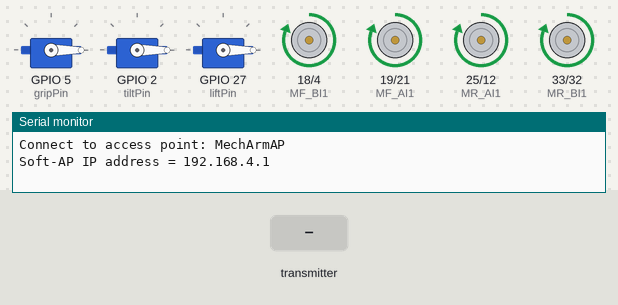
Recording of a sketch running on a simulated ESP32. On the bench: 3 × servo, motor-driver pin pairs drawn as motors (green arrow = first pin HIGH = forward, orange = second pin HIGH = backward, longer = more drive), the last lines printed to the serial monitor. The inputs (shaded band) are chosen by the test bench.

Above: at 1.2 s.
1.3 s: the transmitter starts sending valY = 1024
At 1.8 s:
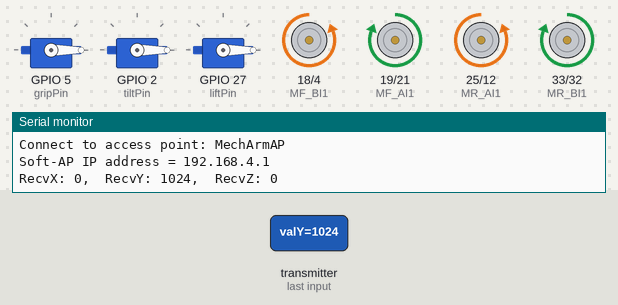
2.8 s: the transmitter starts sending valX = 1024
At 4.0 s:
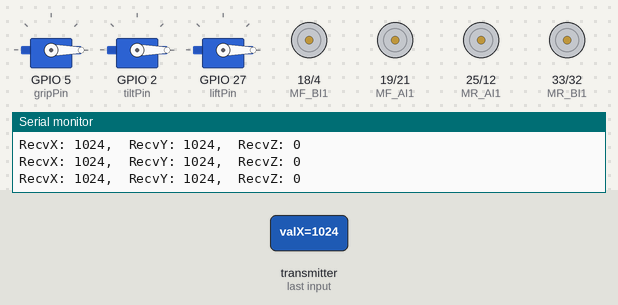
4.3 s: the transmitter starts sending valX = 4095
At 5.3 s:
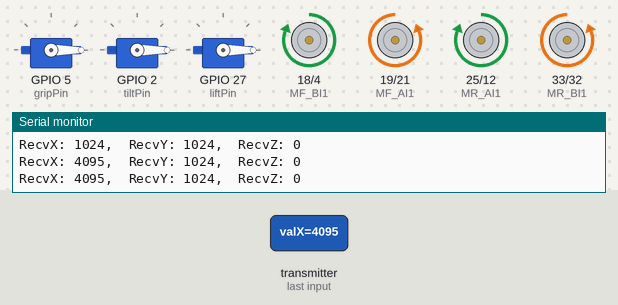
5.8 s: the transmitter starts sending valY = 4095
At 6.4 s:
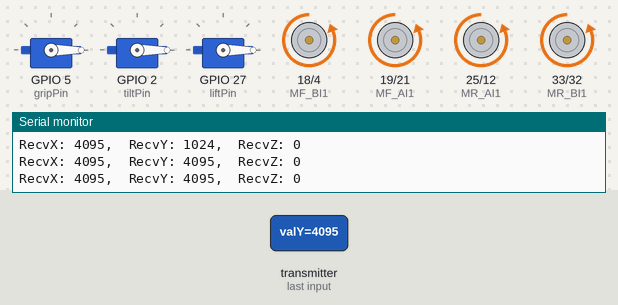
8.8 s: the transmitter starts sending valY = 0
At 9.8 s:
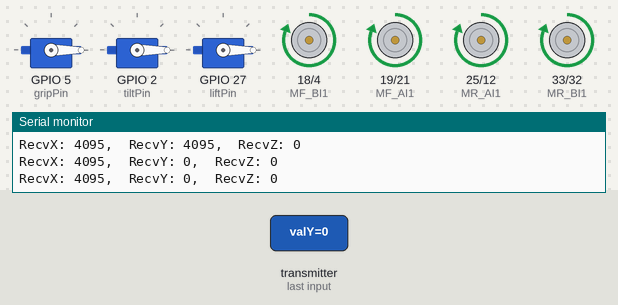
Timing chart, 0 to 11.3 s (numbered marks = the images above; inputs shaded):
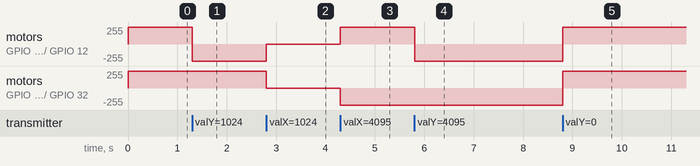

Measured:
- after the input at 1.3 s, motor on GPIO 18 (MF_BI1) / GPIO 4 (MF_BI2), motor on GPIO 25 (MR_AI1) / GPIO 12 (MR_AI2): forward 255/255 → backward 255/255 at once
- after the input at 2.8 s, motor on GPIO 18 (MF_BI1) / GPIO 4 (MF_BI2), motor on GPIO 25 (MR_AI1) / GPIO 12 (MR_AI2): backward 255/255 → stopped at once; motor on GPIO 19 (MF_AI1) / GPIO 21 (MF_AI2), motor on GPIO 33 (MR_BI1) / GPIO 32 (MR_BI2): forward 255/255 → stopped at once
- after the input at 4.3 s, motor on GPIO 18 (MF_BI1) / GPIO 4 (MF_BI2), motor on GPIO 25 (MR_AI1) / GPIO 12 (MR_AI2): stopped → forward 255/255 at once; motor on GPIO 19 (MF_AI1) / GPIO 21 (MF_AI2), motor on GPIO 33 (MR_BI1) / GPIO 32 (MR_BI2): stopped → backward 255/255 at once
- after the input at 5.8 s, motor on GPIO 18 (MF_BI1) / GPIO 4 (MF_BI2), motor on GPIO 25 (MR_AI1) / GPIO 12 (MR_AI2): forward 255/255 → backward 255/255 at once
- after the input at 8.8 s, motor on GPIO 18 (MF_BI1) / GPIO 4 (MF_BI2), motor on GPIO 19 (MF_AI1) / GPIO 21 (MF_AI2), motor on GPIO 25 (MR_AI1) / GPIO 12 (MR_AI2), motor on GPIO 33 (MR_BI1) / GPIO 32 (MR_BI2): backward 255/255 → forward 255/255 at once

The sketch:

mecharmM_recv.ino
```cpp
// Import required libraries
#include <WiFi.h>
#include <AsyncTCP.h>
#include <ESPAsyncWebServer.h>
#include <ESP32Servo.h>
#include <esp_now.h>


Servo gripper;  // create servo object to control a servo
Servo tilter;  // create servo object to control a servo
Servo lifter;  // create servo object to control a servo


// Structure to receive data, matches sender structure
typedef struct struct_message {
  int valX;
  int valY;
  bool valZ;
} struct_message;

// Create a struct_message called jsData
struct_message jsData;

// callback function that will be executed when data is received
void OnDataRecv(const uint8_t * mac, const uint8_t *incomingData, int len) {
  memcpy(&jsData, incomingData, sizeof(jsData));
  //Serial.print("Bytes received: ");
  //Serial.println(len);
  Serial.print("RecvX: ");
  Serial.print(jsData.valX);
  Serial.print(",  RecvY: ");
  Serial.print(jsData.valY);
  Serial.print(",  RecvZ: ");
  Serial.println(jsData.valZ);

  //Pass recieved values to local variables and print
  // int valueX = jsData.valX;
  // int valueY = jsData.valY;
  // int valueZ = jsData.valZ;
}

// AP connection - Replace with your network credentials
const char* ssid = "MechArmAP";
const char* password = "12345678";

//Motor Connections
// Right Front Motor
#define MF_AI1 19
#define MF_AI2 21

// Left Front Motor
#define MF_BI1 18
#define MF_BI2 4

// Right Rear Motor
#define MR_AI1 25
#define MR_AI2 12

// Left Rear Motor
#define MR_BI1 33
#define MR_BI2 32

//motor direction control
const byte MEC_STRAIGHT_FORWARD = B10101010;
const byte MEC_STRAIGHT_BACKWARD = B01010101;
const byte MEC_SIDEWAYS_RIGHT = B01101001;
const byte MEC_SIDEWAYS_LEFT = B10010110;
const byte MEC_DIAGONAL_45 = B00101000;
const byte MEC_DIAGONAL_135 = B10000010;
const byte MEC_DIAGONAL_225 = B00010100;
const byte MEC_DIAGONAL_315 = B01000001;
const byte MEC_PIVOT_RIGHT_FORWARD = B00100010;
const byte MEC_PIVOT_RIGHT_BACKWARD = B00010001;
const byte MEC_PIVOT_LEFT_FORWARD = B10001000;
const byte MEC_PIVOT_LEFT_BACKWARD = B01000100;
const byte MEC_ROTATE_CLOCKWISE = B01100110;
const byte MEC_ROTATE_COUNTERCLOCKWISE = B10011001;
const byte MEC_PIVOT_SIDEWAYS_FRONT_RIGHT = B01100000;
const byte MEC_PIVOT_SIDEWAYS_FRONT_LEFT = B10010000;
const byte MEC_PIVOT_SIDEWAYS_REAR_RIGHT = B00001001;
const byte MEC_PIVOT_SIDEWAYS_REAR_LEFT = B00000110;

// variables to store the servo position
int gripPin = 5; // Servo motor pin
int tiltPin = 2; // Servo motor pin
int liftPin = 27;

String gripperValue = "0";
String tilterValue = "0";
String lifterValue = "0";

const char* PARAM_INPUTG = "gvalue";
const char* PARAM_INPUTT = "tvalue";
const char* PARAM_INPUTL = "lvalue";

// Create AsyncWebServer object on port 80
AsyncWebServer server(80);

const char index_html[] PROGMEM = R"rawliteral(
<!DOCTYPE HTML><html>
<head>
  <meta name="viewport" content="width=device-width, initial-scale=1">
  <title>Mechanical Arm Rover</title>
  <style>
    html {font-family: Arial; display: inline-block; text-align: center;}
    h2 {font-size: 2.3rem;}
    p {font-size: 1.9rem;}
    body {max-width: 400px; margin:0px auto; padding-bottom: 25px;}
    .slider { -webkit-appearance: none; margin: 14px; width: 360px; height: 25px; background: #FFD65C;
      outline: none; -webkit-transition: .2s; transition: opacity .2s;}
    .slider::-webkit-slider-thumb {-webkit-appearance: none; appearance: none; width: 35px; height: 35px; background: #003249; cursor: pointer;}
    .slider::-moz-range-thumb { width: 35px; height: 35px; background: #003249; cursor: pointer; }
  </style>
</head>
<body>
  <h2>Mech Arm Rover</h2>
  <p>Gripper: <span id="textGrip">%GRIPPERVALUE%</span></p>
  <p><input type="range" onchange="updateGripper(this)" id="gripRange" min="0" max="180" gvalue="%GRIPPERVALUE%" step="1" class="slider"></p>
  <p>Tilter: <span id="textTilt">%TILTERVALUE%</span></p>
  <p><input type="range" onchange="updateTilter(this)" id="tiltRange" min="0" max="180" tvalue="%TILTERVALUE%" step="1" class="slider"></p>
  <p>Lifter: <span id="textLift">%LIFTERVALUE%</span></p>
  <p><input type="range" onchange="updateLifter(this)" id="liftRange" min="0" max="180" lvalue="%LIFTERVALUE%" step="1" class="slider"></p>
<script>
function updateGripper(element) {
  var gripperValue = document.getElementById("gripRange").value;
  document.getElementById("textGrip").innerHTML = gripperValue;
  console.log(gripperValue);
  var xhr = new XMLHttpRequest();
  xhr.open("GET", "/slider?gvalue="+gripperValue, true);
  xhr.send();
}
function updateTilter(element) {
  var tilterValue = document.getElementById("tiltRange").value;
  document.getElementById("textTilt").innerHTML = tilterValue;
  console.log(tilterValue);
  var xhr = new XMLHttpRequest();
  xhr.open("GET", "/slider?tvalue="+tilterValue, true);
  xhr.send();
}
function updateLifter(element) {
  var lifterValue = document.getElementById("liftRange").value;
  document.getElementById("textLift").innerHTML = lifterValue;
  console.log(lifterValue);
  var xhr = new XMLHttpRequest();
  xhr.open("GET", "/slider?lvalue="+lifterValue, true);
  xhr.send();
}
</script>
</body>
</html>
)rawliteral";

// Replaces placeholder with button section in your web page
String processor(const String& var){
  //Serial.println(var);
    if (var == "GRIPPERVALUE"){
    return gripperValue;
    }
    if (var == "TILTERVALUE"){
    return tilterValue;
    }
    if (var == "LIFTERVALUE"){
    return lifterValue;
    }
  return String();
  }

//motor functions - Directions specified in direction byte
void moveMotors(byte dircontrol) {
  // Right Front Motor
  digitalWrite(MF_AI1, bitRead(dircontrol, 7));
  digitalWrite(MF_AI2, bitRead(dircontrol, 6));

  // Left Front Motor
  digitalWrite(MF_BI1, bitRead(dircontrol, 5));
  digitalWrite(MF_BI2, bitRead(dircontrol, 4));

  // Right Rear Motor
  digitalWrite(MR_AI1, bitRead(dircontrol, 3));
  digitalWrite(MR_AI2, bitRead(dircontrol, 2));

  // Left Rear Motor
  digitalWrite(MR_BI1, bitRead(dircontrol, 1));
  digitalWrite(MR_BI2, bitRead(dircontrol, 0));
}
void stopMotors() {
  digitalWrite(MF_AI1, 0);
  digitalWrite(MF_AI2, 0);
  digitalWrite(MF_BI1, 0);
  digitalWrite(MF_BI2, 0);
  digitalWrite(MR_AI1, 0);
  digitalWrite(MR_AI2, 0);
  digitalWrite(MR_BI1, 0);
  digitalWrite(MR_BI2, 0);
}

void setup() {
  // Serial monitor
  Serial.begin(115200);
  //setup servos
  gripper.setPeriodHertz(50);           // standard 50 hz servo
  gripper.attach(gripPin, 500, 2400);  // attaches the servo to the servo object
  gripper.write(gripperValue.toInt());

  tilter.setPeriodHertz(50);           // standard 50 hz servo
  tilter.attach(tiltPin, 700, 1300);  // attaches the servo to the servo object
  tilter.write(tilterValue.toInt());

   lifter.setPeriodHertz(50);
  lifter.attach(liftPin, 700, 1700);  // attaches the servo to the servo object
  lifter.write(lifterValue.toInt());

  // Set motor connections as outputs
  pinMode(MF_AI1, OUTPUT);
  pinMode(MF_AI2, OUTPUT);
  pinMode(MF_BI1, OUTPUT);
  pinMode(MF_BI2, OUTPUT);
  pinMode(MR_AI1, OUTPUT);
  pinMode(MR_AI2, OUTPUT);
  pinMode(MR_BI1, OUTPUT);
  pinMode(MR_BI2, OUTPUT);

  // Set device as a Wi-Fi Station
  WiFi.mode(WIFI_AP_STA);

  // Create SoftAP
WiFi.softAP(ssid, password);
Serial.print("Connect to access point: ");
Serial.println(ssid); //ssid will show up on serial monitor
Serial.println(String("Soft-AP IP address = ") + WiFi.softAPIP().toString());
//look for the ssid on PC's network connections and connect
//use password set above and then open a browser with the IP address, default value is
//192.168.4.1

  // Init ESP-NOW
  if (esp_now_init() != ESP_OK) {
    Serial.println("Error initializing ESP-NOW");
    return;
  }

  // Once ESPNow is successfully Init, we will register for recv CB to
  // get recv packer info
  esp_now_register_recv_cb(OnDataRecv);

  // Route for root / web page
  server.on("/", HTTP_GET, [](AsyncWebServerRequest *request){
    request->send_P(200, "text/html", index_html, processor);
  });

  // Send a GET request to <ESP_IP>/slider?value=<inputMessage>
  server.on("/slider", HTTP_GET, [] (AsyncWebServerRequest *request) {
    String inputMessage;
    // GET input1 value on <ESP_IP>/slider?value=<inputMessage>
    if (request->hasParam(PARAM_INPUTG)) {
      inputMessage = request->getParam(PARAM_INPUTG)->value();
      gripperValue = inputMessage;
      gripper.write(gripperValue.toInt());
    }
     else if (request->hasParam(PARAM_INPUTT)) {
      inputMessage = request->getParam(PARAM_INPUTT)->value();
      tilterValue = inputMessage;
      tilter.write(tilterValue.toInt());
    }
      else if (request->hasParam(PARAM_INPUTL)) {
      inputMessage = request->getParam(PARAM_INPUTL)->value();
      lifterValue = inputMessage;
      lifter.write(lifterValue.toInt());
      }
    else {
      inputMessage = "No message sent";
    }
    Serial.println(inputMessage);
    request->send(200, "text/plain", "OK");
  });

  // Start server
  server.begin();
}

void loop() {
  if(jsData.valY < 1000) {
    moveMotors(MEC_STRAIGHT_FORWARD);
  }
  else if(jsData.valY > 3000) {
    moveMotors(MEC_STRAIGHT_BACKWARD);
  }
  else if(jsData.valX > 3000) {
    moveMotors(MEC_SIDEWAYS_RIGHT);
  }
  else if(jsData.valX < 1000) {
    moveMotors(MEC_SIDEWAYS_LEFT);
  }
  else{
    stopMotors();
  }

}
```
